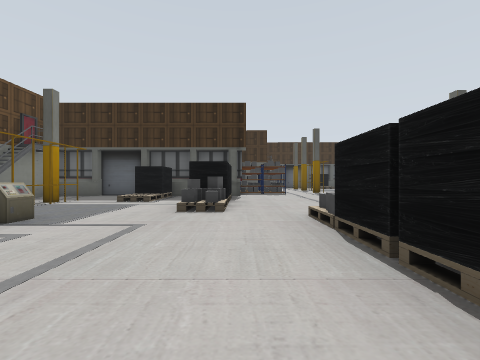
[1] (above)

24 first-person views from a walk through a Gazebo world. The camera is 1.2 m above the floor, looks level and sees 90° across. The floor is counted in squares, 2 m on a side. Each view is taken from the middle of a square. On the plan, view 1 faces up. The plan holds only what a view shows up to about 9 squares ahead; the rest is blank. Some stock models are drawn as simple stand-ins. Some surface patterns are stand-ins.

[2]
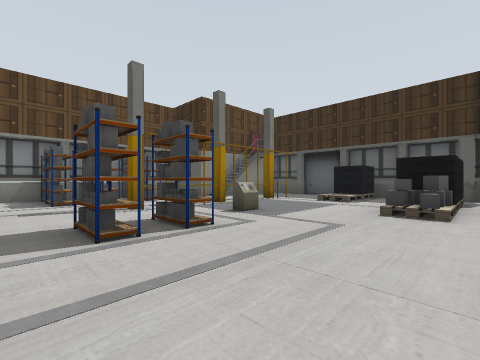

[3]
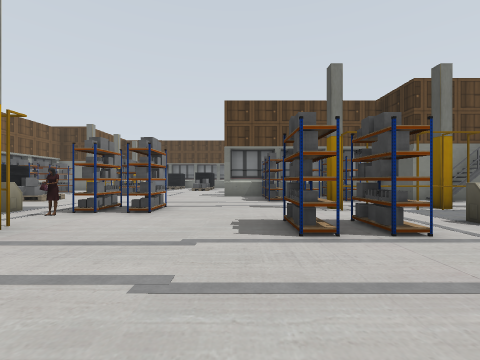

[4]
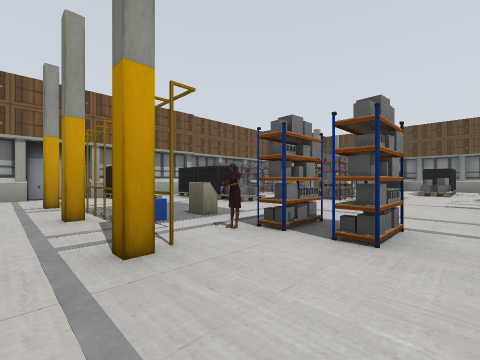

[5]
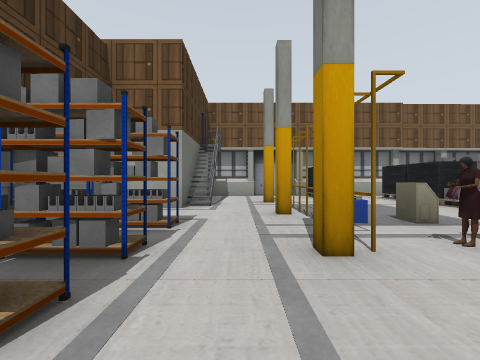

[6]
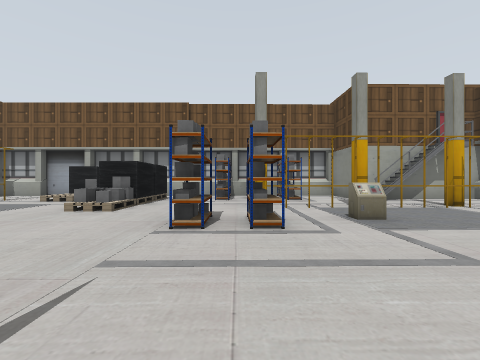

[7]
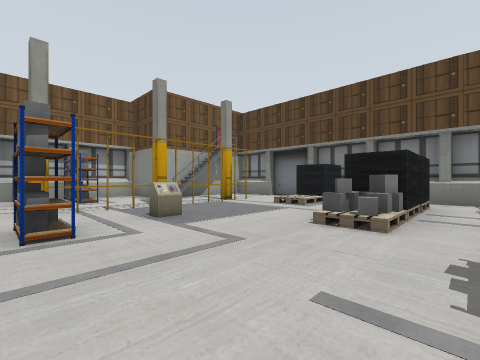

[8]
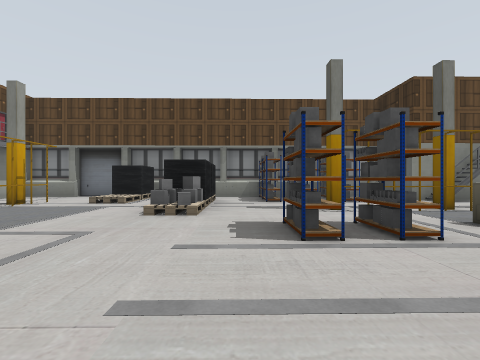

[9]
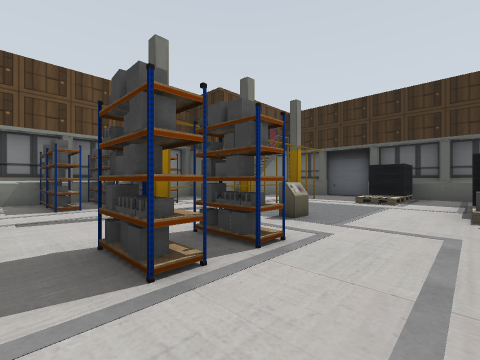

[10]
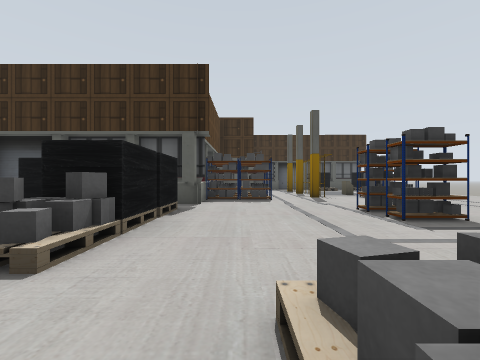

[11]
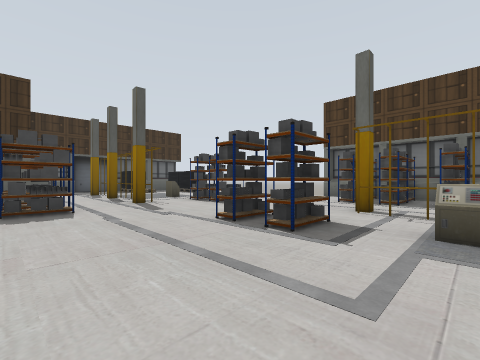

[12]
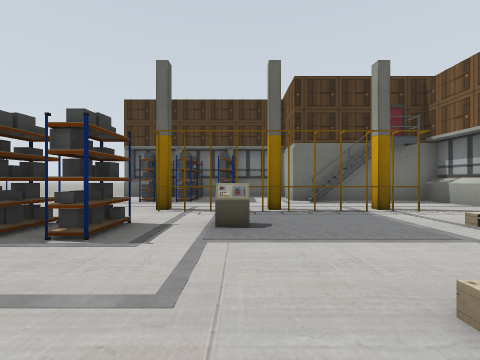

[13]
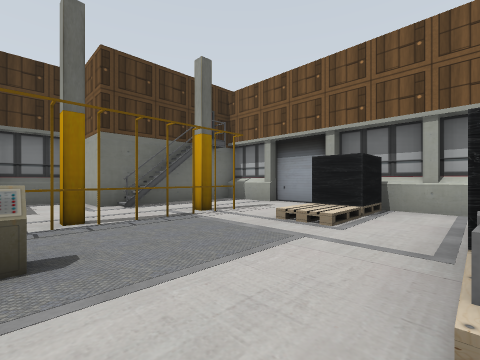

[14]
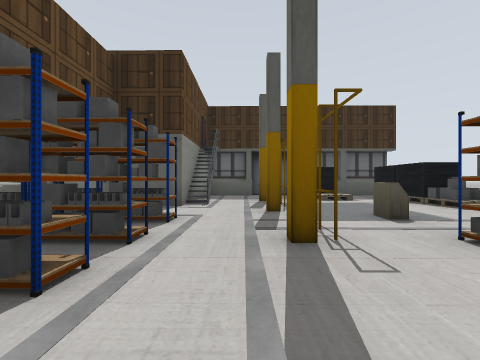

[15]
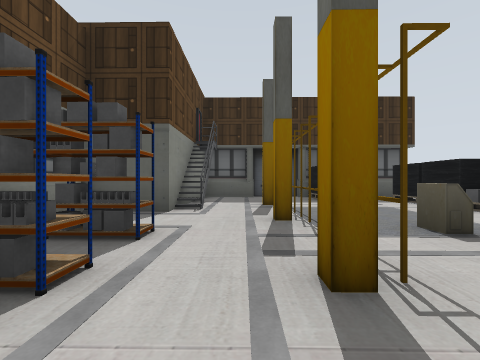

[16]
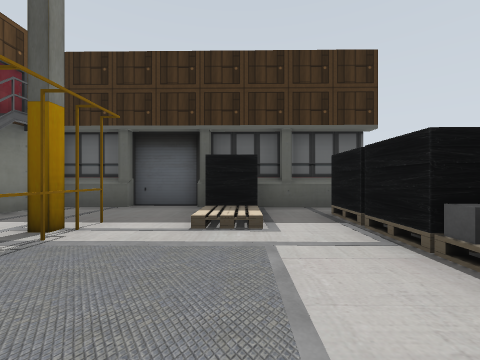

[17]
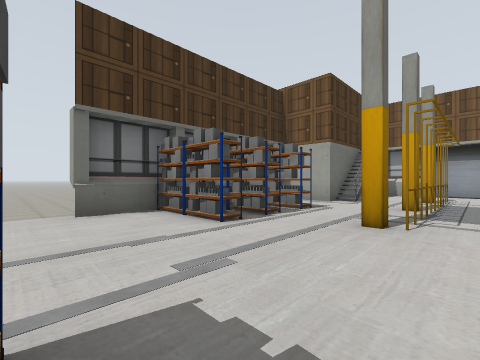

[18]
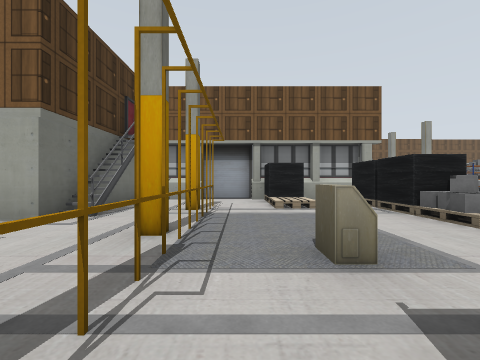

[19]
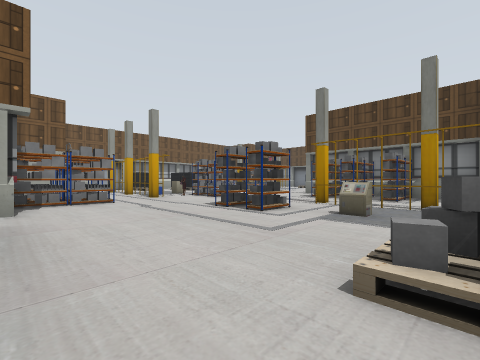

[20]
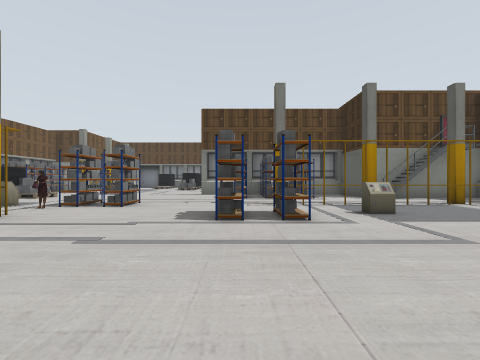

[21]
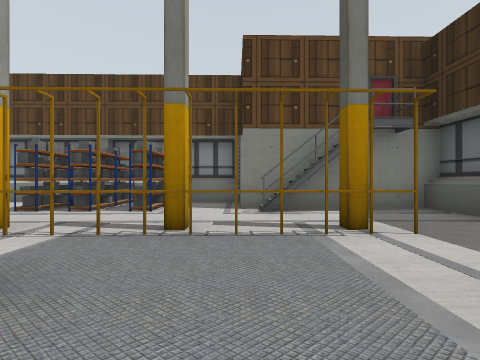

[22]
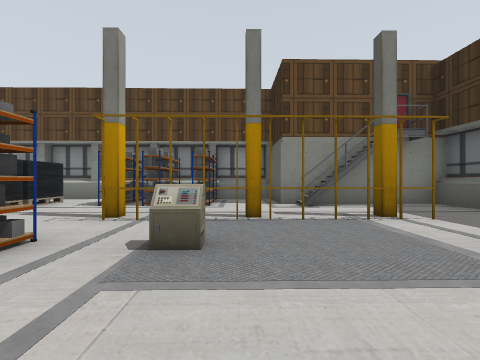

[23]
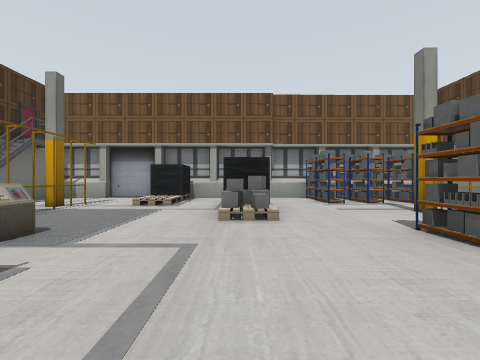

[24]
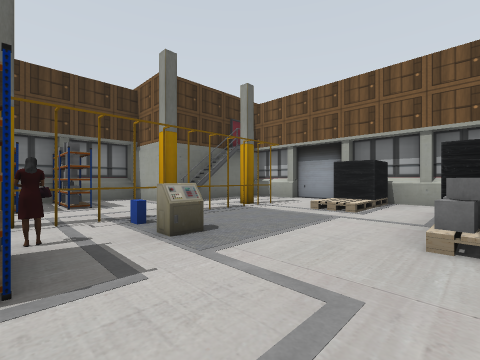

### Floor plan
Key: @ floor where view 1 was taken; # wall or solid block; x gap in a wall; . floor; = window, fence, low wall or low ledge; P yellow post; E person; S suitcase; O other object.
Columns run from 18 left of view 1 to 12 right of it. Each row starts with its distance up from view 1.
 19                     #### ..
 18                     ##.#####
 17                     #...#.#
 16                     #.P.=.#
 15                   ###.P...#
 14                   #...P...#
 13                   ##..P=..
 12                   #... ..
 11                   ###.P.#
 10                   ###...#......
  9            ########.........#..
  8   #######  #...#.x........###
  7   #...#.x  #.O.=.#......P.###
  6   #.P.=.   #.O...#......P...#
  5   #.P...####.O...#....=.P.###
  4 ###.P...##...P..........P...#
  3 #...P....###.O.=....x...P.###
  2 ###.P.=..###.P.x....#.=.P.#
  1 ###.P.#..###........#.#...#
  0 ###...#..#........@#=####=#
 -1 #..................#...##.#
 -2 #.###=...........###
 -3 # #..........#EP.###
 -4 .#==....#....=SP.###
 -5 ##....=........P...#
 -6 #.OOOOOP...#...P.###
 -7 #=.........#...P.#
 -8 .=.##......#.=.O.#
 -9 #####.###..x.#...#
-10     ##############

Where each view was taken, in squares from view 1:
view 1: 0 up, 0 right, facing up
view 2: 0 up, 0 right, facing up-left
view 3: 0 up, 0 right, facing left
view 4: 1 down, 2 left, facing down-left
view 5: 1 down, 2 left, facing down
view 6: 1 down, 10 left, facing down
view 7: 1 down, 10 left, facing down-left
view 8: 1 down, 9 left, facing left
view 9: 1 down, 10 left, facing up-left
view 10: 3 up, 1 right, facing up
view 11: 5 up, 1 right, facing up-right
view 12: 5 up, 1 right, facing right
view 13: 5 up, 2 right, facing down-right
view 14: 9 up, 3 right, facing up
view 15: 10 up, 3 right, facing up
view 16: 13 up, 6 right, facing up
view 17: 10 up, 5 right, facing down-right
view 18: 7 up, 5 right, facing down
view 19: 5 up, 1 right, facing down-left
view 20: 1 up, 1 right, facing left
view 21: 4 up, 11 left, facing left
view 22: 3 up, 10 left, facing left
view 23: 2 down, 7 left, facing down
view 24: 3 down, 7 left, facing down-right
